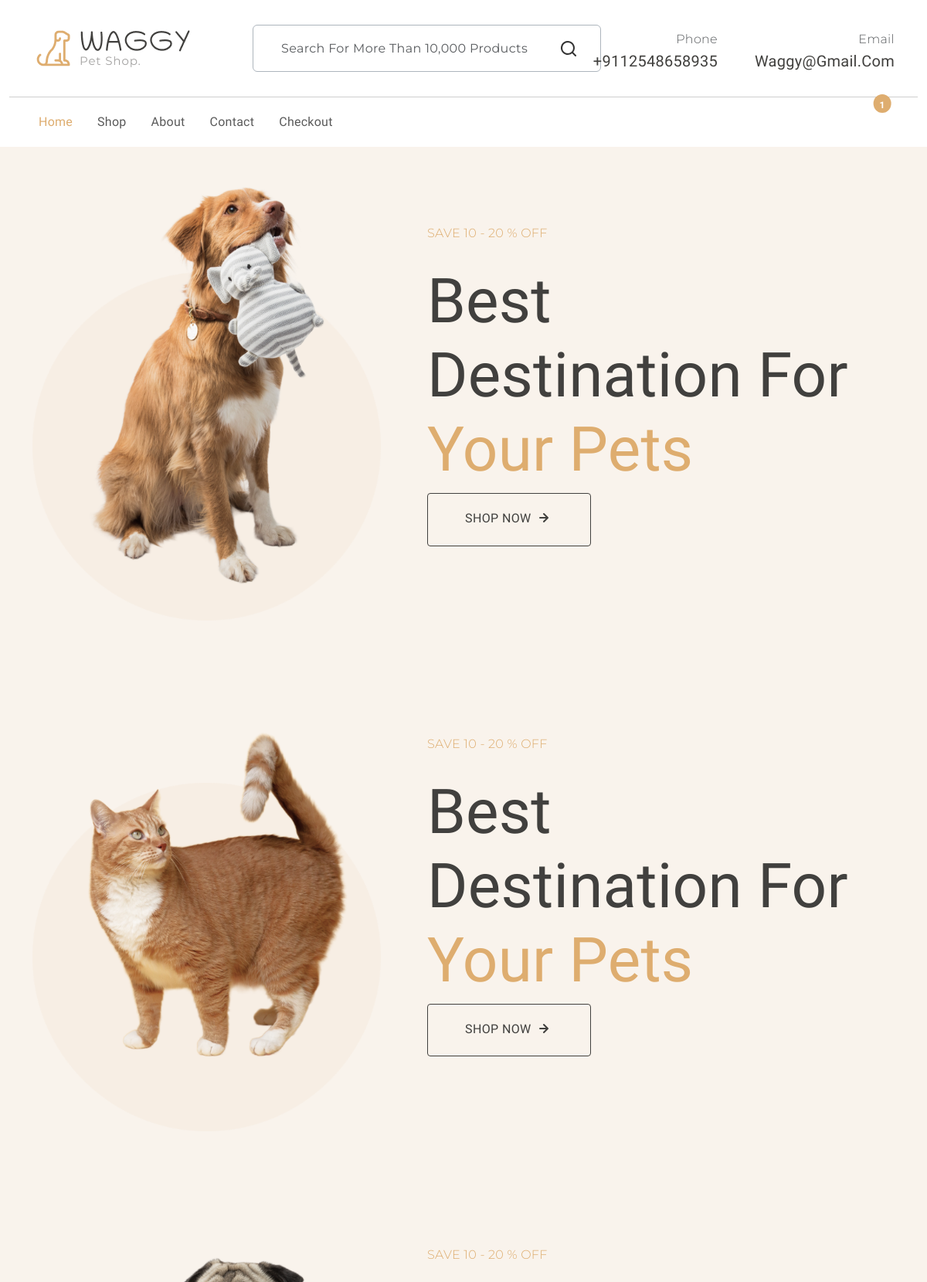
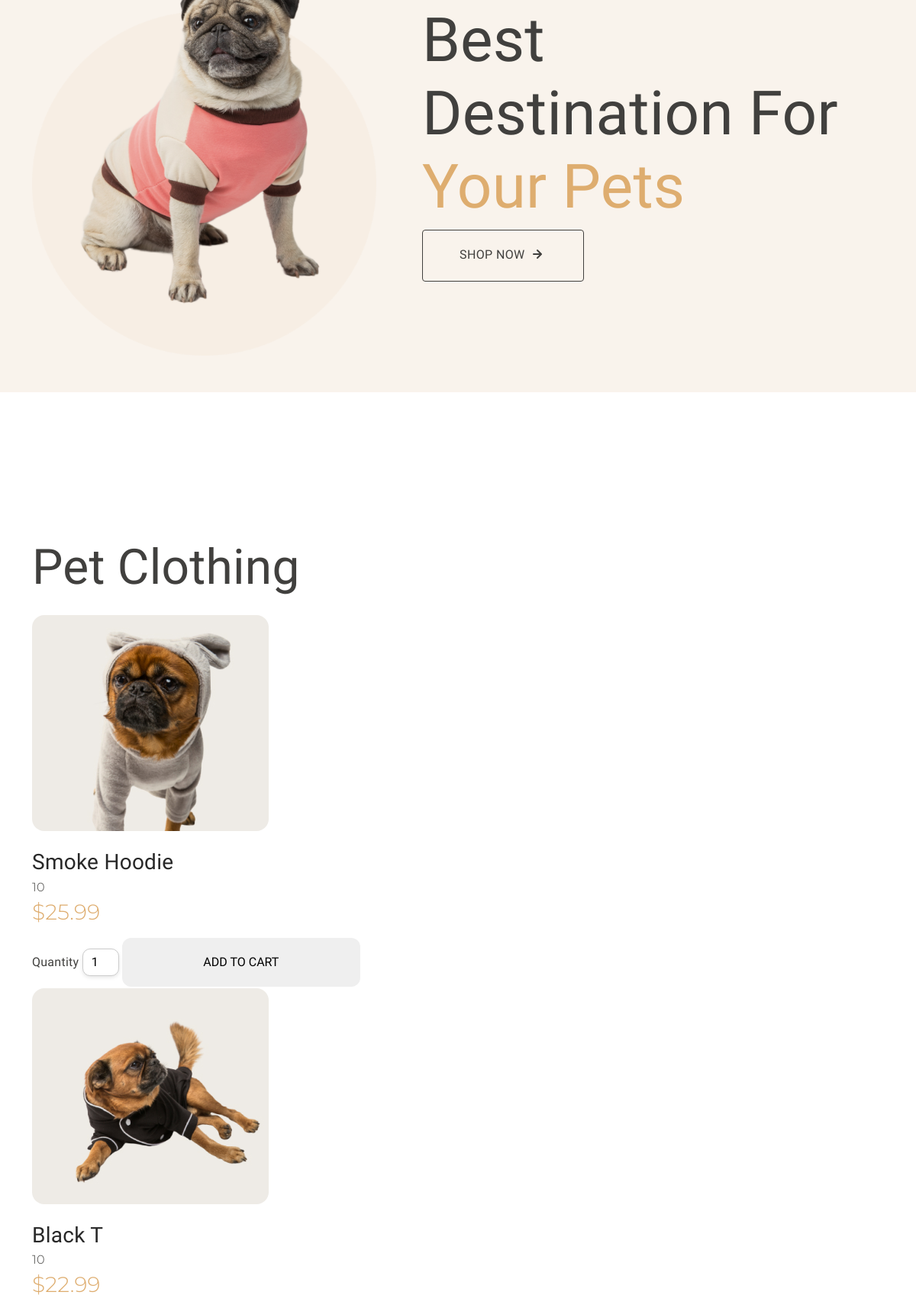
Screenshot of / (signed in, upper part) with the database file from the repository (2 pictures, top to bottom).
### main.py (models this page shows, shortened)
class Clothing(db.Model):
    id = db.Column(db.Integer, primary_key=True)
    name = db.Column(db.String(100), nullable=False)
    description = db.Column(db.Text, nullable=False)
    price = db.Column(db.Float, nullable=False)
    image_file = db.Column(db.String(255), nullable=True)  # Changed from image_url to image_file
    stock = db.Column(db.Integer, nullable=False, default=0)
    rating = db.Column(db.Integer, nullable=True)

### main.py (the view)
@app.route('/')
@login_required
def index():
    current_year = datetime.datetime.now().year
    foodies_data = Foodies.query.all()
    clothing_items = Clothing.query.all()
    cart_items = []
    total_price = 0
    if current_user.is_authenticated:
        cart_items = Cart.query.filter_by(user_id=current_user.id).all()
        total_price = sum(item.price * item.quantity for item in cart_items)
    cart_length = len(cart_items)
    return render_template("index.html", current_year=current_year, foodies=foodies_data,
                           clothing_items=clothing_items,
                           cart_items=cart_items, total_price=total_price,
                           current_user=current_user, cart_length=cart_length)

### main.py (called while the page is built)
@login_manager.user_loader
def load_user(user_id):
    return db.session.get(User, user_id)

### templates/index.html (shortened to what this page needs)
{% include "base.html" %}
<main>
    <section id="banner" style="background: #F9F3EC;">
        <div class="container">
            <div class="swiper main-swiper">
                <div class="swiper-wrapper">
                    <div class="swiper-slide py-5">
                        <div class="row banner-content align-items-center">
                            <div class="img-wrapper col-md-5">
                                <img src="../static/assets/images/banner-img.png" class="img-fluid" alt="banner">
                            </div>
                            <div class="content-wrapper col-md-7 p-5 mb-5">
                                <div class="secondary-font text-primary text-uppercase mb-4">Save 10 - 20 % off</div>
                                <h2 class="banner-title display-1 fw-normal">Best destination for <span
                                        class="text-primary">your
                    pets</span>
                                </h2>
                                <a href="#" class="btn btn-outline-dark btn-lg text-uppercase fs-6 rounded-1">
                                    shop now
                                    <svg width="24" height="24" viewBox="0 0 24 24" class="mb-1">
                                        <use xlink:href="#arrow-right"></use>
                                    </svg>
                                </a>
                            </div>
                        </div>
                    </div>
                    <div class="swiper-slide py-5">
                        <div class="row banner-content align-items-center">
                            <div class="img-wrapper col-md-5">
                                <img src="../static/assets/images/banner-img3.png" class="img-fluid">
                            </div>
                            <div class="content-wrapper col-md-7 p-5 mb-5">
                                <div class="secondary-font text-primary text-uppercase mb-4">Save 10 - 20 % off</div>
                                <h2 class="banner-title display-1 fw-normal">Best destination for <span
                                        class="text-primary">your
                    pets</span>
                                </h2>
                                <a href="#" class="btn btn-outline-dark btn-lg text-uppercase fs-6 rounded-1">
                                    shop now
                                    <svg width="24" height="24" viewBox="0 0 24 24" class="mb-1">
                                        <use xlink:href="#arrow-right"></use>
                                    </svg>
                                </a>
                            </div>
                        </div>
                    </div>
                    <div class="swiper-slide py-5">
                        <div class="row banner-content align-items-center">
                            <div class="img-wrapper col-md-5">
                                <img src="../static/assets/images/banner-img4.png" class="img-fluid">
                            </div>
                            <div class="content-wrapper col-md-7 p-5 mb-5">
                                <div class="secondary-font text-primary text-uppercase mb-4">Save 10 - 20 % off</div>
                                <h2 class="banner-title display-1 fw-normal">Best destination for <span
                                        class="text-primary">your
                    pets</span>
                                </h2>
                                <a href="#" class="btn btn-outline-dark btn-lg text-uppercase fs-6 rounded-1">
                                    shop now
                                    <svg width="24" height="24" viewBox="0 0 24 24" class="mb-1">
                                        <use xlink:href="#arrow-right"></use>
                                    </svg>
                                </a>
                            </div>
                        </div>
                    </div>
                </div>
            </div>
        </div>
    </section>
    <br><br><br>
    {% include "pet_clothing.html" %}
</main>

### templates/pet_clothing.html (shortened to what this page needs)
<section id="clothing" class="my-5 overflow-hidden">
    <div class="container pb-5">
        <div class="section-header d-md-flex justify-content-between align-items-center mb-3">
            <h2 class="display-3 fw-normal">Pet Clothing</h2>
        </div>
        <div class="products-carousel swiper">
            <div class="swiper-wrapper">
                {% for item in clothing_items %}
                    <div class="swiper-slide">
                        <div class="card position-relative">
                            <a href="{{ url_for('single_product', product_id=item.id) }}">
                                <img src="{{ url_for('static', filename='assets/images/' + item.image_file) }}"
                                     class="img-fluid rounded-4" alt="{{ item.name }}">
                            </a>
                            <div class="card-body p-0">
                                <a href="{{ url_for('single_product', product_id=item.id) }}">
                                    <h3 class="card-title pt-4 m-0">{{ item.name }}</h3>
                                </a>
                                <div class="card-text">
                                    <span class="rating secondary-font">
                                        {{ item.rating }}
                                    </span>
                                    <h3 class="secondary-font text-primary">${{ item.price }}</h3>
                                    <div class="d-flex flex-wrap mt-3">
                                        <form action="{{ url_for('add_to_cart') }}" method="POST">
                                            <label for="quantity">Quantity</label>
                                            <input type="number" name="quantity" min="1" value="1"
                                                   style="width: 3rem; border-radius: 10px; border: 1px solid #ccc;
                                               box-shadow: 0px 2px 5px rgba(0, 0, 0, 0.1); font-size: 1rem;
                                               margin-bottom: 1rem;text-align: center">
                                            <button type="submit" class="btn-cart me-3 px-4 pt-3 pb-3"
                                                    style="text-transform: uppercase; width: 19.5rem; text-align:center;
                                                border: 1px; border-radius: 12px; padding:10px;">
                                                Add
                                                to Cart
                                            </button>
                                        </form>
                                    </div>
                                </div>
                            </div>
                        </div>
                    </div>
                {% else %}
                    <p>No clothing items available.</p>
                {% endfor %}
            </div>
        </div>
    </div>
</section>

### static/css/style.css (style rules this page uses)
:root { --header-height: 160px; --header-height-min: 80px; }
:root { --accent-color: #DEAD6F; --dark-color: #222222; --light-dark-color: #727272; --light-color: #fff; --grey-color: #dbdbdb; --light-grey-color: #fafafa; --primary-color: #6995B1; --light-primary-color: #eef1f3; }
:root { --body-font: 'Chilanka', cursive; --heading-font: 'Chilanka', cursive; --secondary-font: 'Montserrat', sans-serif; }
body { --bs-link-color: #333; --bs-link-hover-color: #333; --bs-link-color-rgb: 40, 40, 40; --bs-link-hover-color-rgb: 0, 0, 0; --bs-light-rgb: 248, 248, 248; --bs-font-sans-serif: 'Chilanka', cursive; --bs-body-font-family: var(--bs-font-sans-serif); --bs-body-font-size: 1rem; --bs-body-font-weight: 400; --bs-body-line-height: 2; --bs-body-color: #41403E; --bs-primary: #DEAD6F; --bs-primary-rgb: 222, 173, 111; --bs-primary-bg-subtle: #FFF9EB; --bs-border-color: #F7F7F7; --bs-secondary-rgb: 230, 243, 251; --bs-success-rgb: 238, 245, 228; --bs-danger-rgb: 249, 235, 231; --bs-warning-rgb: 255, 249, 235; --bs-info-rgb: 230, 243, 250; }
.btn-outline-dark { transition: all 0.3s ease-in; padding: 1.2rem 3rem; letter-spacing: 0.02375rem; text-transform: uppercase; --bs-btn-color: #41403E; --bs-btn-border-color: #41403E; --bs-btn-hover-color: #fff; --bs-btn-hover-bg: #41403E; --bs-btn-hover-border-color: #41403E; --bs-btn-focus-shadow-rgb: 33, 37, 41; --bs-btn-active-color: #fff; --bs-btn-active-bg: #41403E; --bs-btn-active-border-color: #41403E; --bs-btn-active-shadow: inset 0 3px 5px rgba(0, 0, 0, 0.125); --bs-btn-disabled-color: #41403E; --bs-btn-disabled-bg: transparent; --bs-btn-disabled-border-color: #41403E; --bs-gradient: none; }
body { letter-spacing: 0.01625rem; }
h1, h2, h3, h4, h5, h6 { font-family: var(--heading-font); color: var(--bs-body-color); font-weight: 400; text-transform: capitalize; }
a { text-decoration: none; }
.secondary-font { font-family: var(--secondary-font); font-weight: 300; }
.card { --bs-card-inner-border-radius: none; --bs-card-bg: transparent; background-color: transparent; border: none; }

### rows the page displays
Clothing: image_file (picture), name "Smoke Hoodie", rating "10", price "25.99"
Clothing: image_file (picture), name "Black T", rating "10", price "22.99"

### other values shown
{{ cart_length }} "1"
